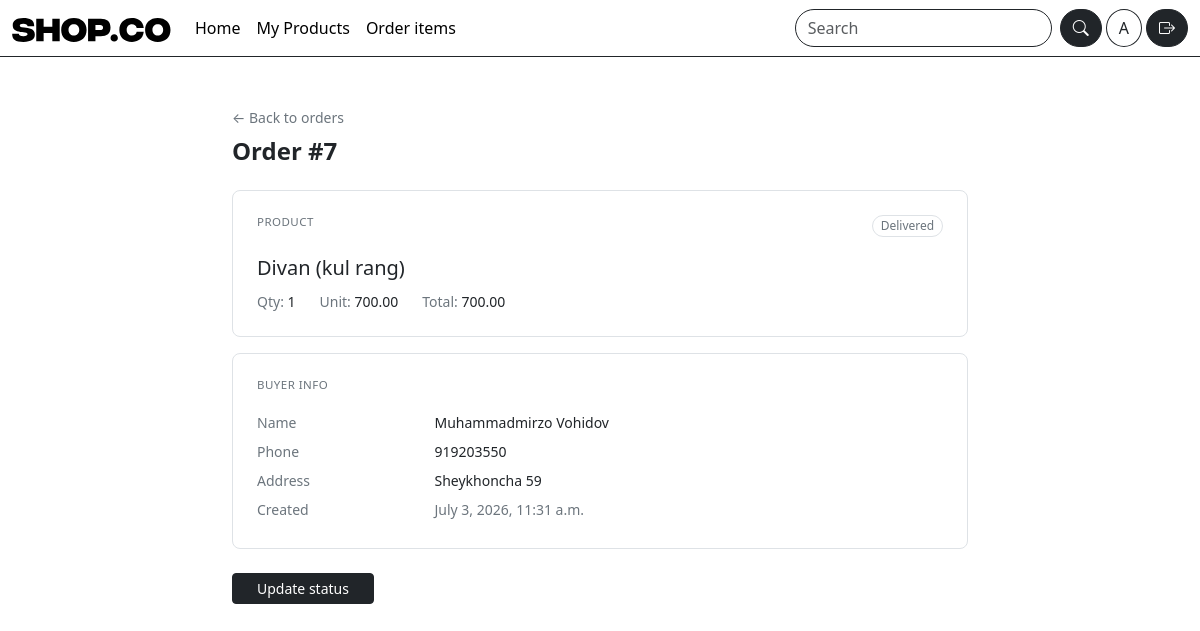
/seller/orders/item/7/ (signed in), run on the app's committed database.
### accounts/models.py (models this page shows, shortened)
class User(AbstractUser):
    class Role(models.TextChoices):
        BUYER = 'BUYER', 'Buyer'
        SELLER = 'SELLER', 'Seller'
    role = models.CharField(
        choices=Role.choices,
        default=Role.BUYER
    )
    image = models.ImageField(upload_to="avatars/", null=True, blank=True)
    phone = models.CharField(max_length=15, help_text="+998919203550")
    address = models.CharField(max_length=250)

### orders/models.py (models this page shows, shortened)
class OrderItem(models.Model):
   STATUS_NEW = "new"  # yangi buyurtma
   STATUS_PROCESSING = "processing"  # tayyorlanmoqda
   STATUS_DELIVERED = "delivered"  # yetkazildi
   STATUS_CANCELED = "canceled"  # bekor qilindi
   STATUS_CHOICES = [
       (STATUS_NEW, "New"),
       (STATUS_PROCESSING, "Processing"),
       (STATUS_DELIVERED, "Delivered"),
       (STATUS_CANCELED, "Canceled"),
   ]
   status = models.CharField(max_length=20, choices=STATUS_CHOICES, default=STATUS_NEW)  # order holati
   order = models.ForeignKey(  # qaysi orderga tegishli
       Order, on_delete=models.CASCADE, related_name="items")
   product = models.ForeignKey(Product,
       on_delete=models.PROTECT,  # order bo‘lsa product o‘chib ketmasin (tarix saqlansin)
       related_name="order_items")
   seller = models.ForeignKey(  # buyurtma qaysi sotuvchiga borishini ajratish uchun
       settings.AUTH_USER_MODEL,
       on_delete=models.PROTECT,
       related_name="sold_items")
   qty = models.PositiveIntegerField(default=1)  # soni
   unit_price = models.DecimalField(max_digits=12, decimal_places=2, default=Decimal("0.00"))  # bitta narx
   def line_total(self):
       return self.unit_price * self.qty  # qator bo‘yicha jami

class Order(models.Model):
   user = models.ForeignKey(  # buyurtma egasi (xaridor)
       settings.AUTH_USER_MODEL,
       on_delete=models.CASCADE,
       related_name="orders"
   )
   full_name = models.CharField(max_length=120)  # checkoutdagi ism-familiya
   phone = models.CharField(max_length=30)  # telefon
   address = models.TextField()  # manzil (sodda variant)
   delivery_method = models.CharField(max_length=50, default="standard")  # yetkazish turi
   note = models.TextField(blank=True)  # izoh (ixtiyoriy)
   created_at = models.DateTimeField(auto_now_add=True)  # yaratilgan vaqt

### catalog/models.py (models this page shows, shortened)
class Product(models.Model):
   seller = models.ForeignKey(
       settings.AUTH_USER_MODEL,
       on_delete=models.CASCADE,
       related_name="products"
   )
   category = models.ForeignKey(
       Category,
       on_delete=models.SET_NULL,
       null=True,
       blank=True,
       related_name="products"
   )
   name = models.CharField(max_length=200)
   slug = models.SlugField(max_length=220, unique=True)
   price = models.DecimalField(max_digits=12, decimal_places=2, help_text="$")
   short_description = models.CharField(max_length=255, blank=True)
   description = models.TextField(blank=True)
   stock = models.PositiveIntegerField(default=0)
   is_active = models.BooleanField(default=True)
   main_image = models.ImageField(upload_to="products/main/", blank=True, null=True)
   created_at = models.DateTimeField(auto_now_add=True)

### orders/views.py (the view)
# urls.py: path("seller/orders/item/<int:pk>/", views.SellerOrderItemDetailView.as_view(), name="seller_order_item_detail"),
class SellerOrderItemDetailView(SellerRequiredMixin, DetailView):
   model = OrderItem
   template_name = "orders/seller/order_item_detail.html"
   context_object_name = "item"
   def get_queryset(self):
       return (
           OrderItem.objects
           .filter(seller=self.request.user)
           .select_related("order", "product", "order__user")
       )

### orders/mixins.py (called while the page is built)
   def test_func(self):
       user = self.request.user
       return user.is_authenticated and getattr(user, "role", None) == "SELLER"

### templates/orders/seller/order_item_detail.html (shortened to what this page needs)
{% extends "base.html" %}
{% block content %}
<div class="container py-5" style="max-width: 760px;">
  <div class="mb-4">
    <a href="{% url 'seller_order_items' %}" class="link-secondary text-decoration-none small">← Back to orders</a>
    <h1 class="h4 fw-semibold mt-2 mb-0">Order #{{ item.order.id }}</h1>
  </div>
  <div class="border rounded-3 p-4 mb-3">
    <div class="d-flex justify-content-between align-items-start mb-3">
      <h2 class="h6 text-uppercase text-secondary m-0" style="letter-spacing:.04em; font-size:.72rem;">Product</h2>
      <span class="badge rounded-pill fw-normal text-secondary border">{{ item.get_status_display }}</span>
    </div>
    <div class="fw-medium fs-5">{{ item.product.name }}</div>
    <div class="d-flex gap-4 text-secondary small mt-2">
      <span>Qty: <span class="text-dark">{{ item.qty }}</span></span>
      <span>Unit: <span class="text-dark">{{ item.unit_price }}</span></span>
      <span>Total: <span class="text-dark">{{ item.line_total }}</span></span>
    </div>
  </div>
  <div class="border rounded-3 p-4">
    <h2 class="h6 text-uppercase text-secondary mb-3" style="letter-spacing:.04em; font-size:.72rem;">Buyer info</h2>
    <dl class="row mb-0 small">
      <dt class="col-4 col-sm-3 fw-normal text-secondary py-1">Name</dt>
      <dd class="col-8 col-sm-9 py-1 mb-0">{{ item.order.full_name }}</dd>
      <dt class="col-4 col-sm-3 fw-normal text-secondary py-1">Phone</dt>
      <dd class="col-8 col-sm-9 py-1 mb-0">{{ item.order.phone }}</dd>
      <dt class="col-4 col-sm-3 fw-normal text-secondary py-1">Address</dt>
      <dd class="col-8 col-sm-9 py-1 mb-0">{{ item.order.address }}</dd>
      <dt class="col-4 col-sm-3 fw-normal text-secondary py-1">Created</dt>
      <dd class="col-8 col-sm-9 py-1 mb-0 text-secondary">{{ item.order.created_at }}</dd>
    </dl>
  </div>
  <div class="mt-4">
    <a href="{% url 'seller_order_status' item.id %}" class="btn btn-dark btn-sm px-4">Update status</a>
  </div>
</div>
{% endblock %}

### templates/includes/navbar.html (shortened to what this page needs)
{% load static %}
<nav class="navbar navbar-expand-md bottom border-bottom border-dark">
  <div class="container-fluid">
    <a class="navbar-brand" href="{% url 'product_list' %}"><img src="{%static 'images/SHOP.CO.svg' %}" alt=""></a>
    <div class="collapse navbar-collapse" id="navbarSupportedContent">
      <ul class="navbar-nav me-auto mb-2 mb-lg-0">
        <li class="nav-item">
          <a class="nav-link active" aria-current="page" href="{% url 'product_list' %}">Home</a>
        </li>
        <li class="nav-item">
          {% if request.user.is_authenticated and request.user.role == "SELLER" %}
<a class="nav-link active" href="{% url 'seller_products' %}">
My Products
</a>
{% endif %}
        </li>
        {% if user.role == 'SELLER' %}
        <li class="nav-item">
          <a class="nav-link active" href="{% url 'seller_order_items' %}">Order items</a>
        </li>
        {% endif %}
      </ul>
      <form class="d-flex me-1 mb-2 mb-md-0" role="search">
        <input class="form-control me-2 rounded-pill border-dark" type="search" placeholder="Search" aria-label="Search"/>
        <button class="btn btn-dark rounded-pill" type="submit"><i class="bi bi-search"></i></button>
      </form>
      {% if user.is_authenticated and user.image %}
        <a class="border rounded-circle border-dark me-1 btn-outline-dark" href="{% url 'profile'  %}"><img class="rounded rounded-circle"  style="width:35px; height:35px" src="{{ user.image.url }}" alt=""></a>
      {% elif user.is_authenticated and not user.image %}
        <a href="{% url 'profile'%}"><span class="btn btn-outline-dark rounded-circle me-1">{{ user.username|slice:1|title }}</span></a>
       {% else %}
       <a href="{% url 'login' %}"><i class="bi bi-person-circle fs-1 text-dark"></i></a>
       {% endif %}
      {% if user.is_authenticated %}
      <form method="post" action="{% url 'logout' %}" class="r">
        <button class="btn btn-dark rounded-pill"><i class="bi bi-box-arrow-right"></i></button>
      </form>
      {%else%}
      <a class="btn btn-dark rounded-pill mx-1" href="{% url 'login' %}">Login</a>
      <a class="btn border border-dark rounded-pill btn-outline-dark" href="{% url 'signup' %}">Signup</a>
      {% endif %}
    </div>
  </div>
</nav>

### static/css/style.css (style rules this page uses)
.btn-outline-dark { background-color: white; transition: .3s; }
form input, form select { border-radius: 50rem !important; border-color: #212529 !important; }

### data on the page
User: username "A"
OrderItem: order.id "7", status "Delivered", product.name "Divan (kul rang)", qty "1", unit_price "700.00", line_total "700.00", order.full_name "Muhammadmirzo Vohidov", order.phone "919203550", order.address "Sheykhoncha 59", order.created_at "July 3, 2026, 11:31 a.m."
